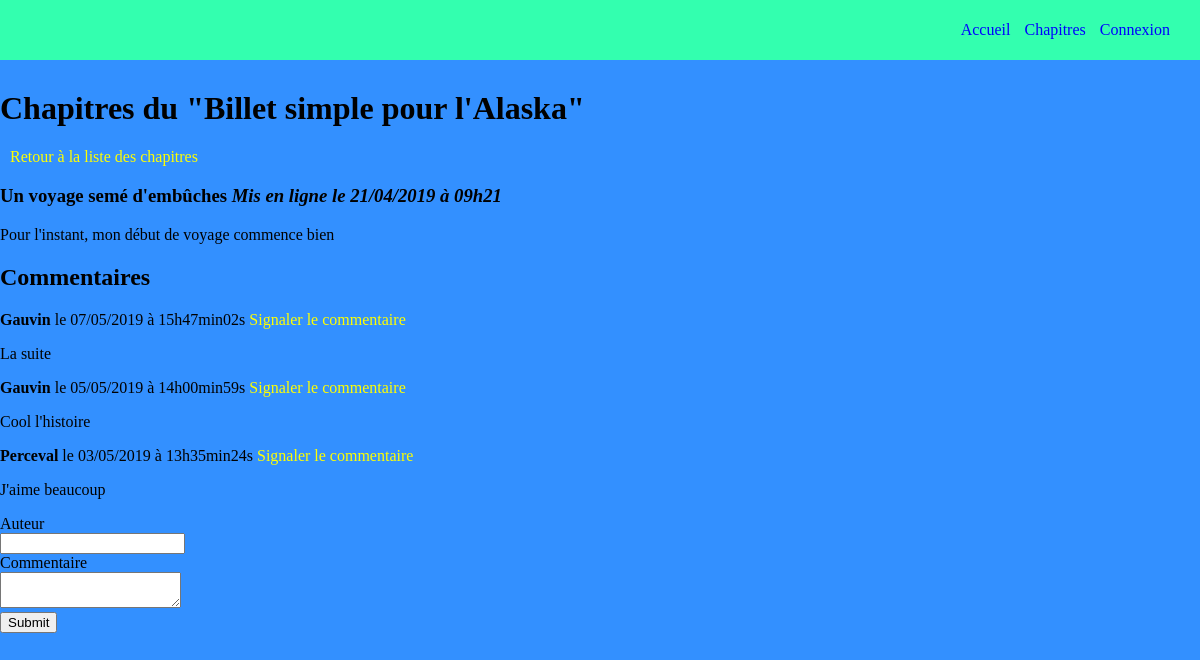
Before: /index.php?action=post&id=2 with the older database file.
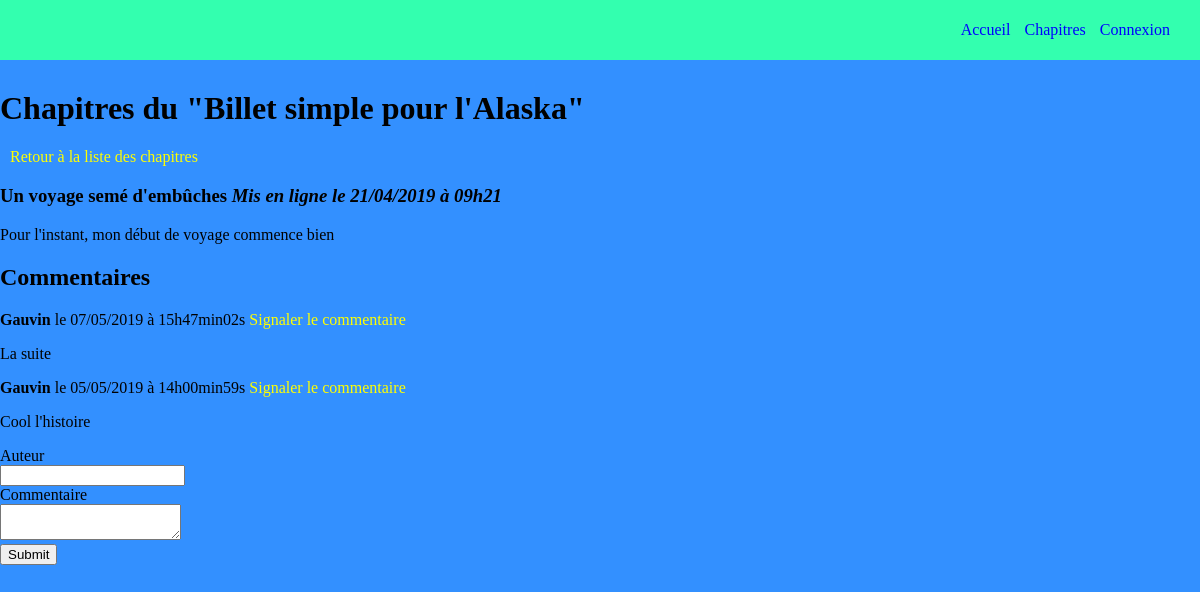
After: the same page with the newer database file.
### tables this page shows
CREATE TABLE IF NOT EXISTS `comments` (
  `id` int(11) NOT NULL AUTO_INCREMENT,
  `author` varchar(255) NOT NULL,
  `comment` text NOT NULL,
  `report` tinyint(1) NOT NULL DEFAULT '0',
  `date_comment` datetime NOT NULL,
  `FK_post` int(11) NOT NULL,
  PRIMARY KEY (`id`)
);

### controller/Comment_frontend.php (called while the page is built, shortened)
<?php
require_once('model/CommentConnexion.php');
class CommentController
	{
	public function listComment()
	{
		$postManager = new \OpenClassrooms\projetopenclassroom\model\ChapterConnexion();
		$commentManager = new \OpenClassrooms\projetopenclassroom\model\CommentConnexion();
		$post = $postManager->getPost($_GET['id']);
		$comments = $commentManager->getComments($_GET['id']);
		require('view/Chapter.php');
	}
}

### model/ChapterConnexion.php (called while the page is built, shortened)
<?php
class ChapterConnexion extends Connexion
{
	public function getPost($postId)
	{
		$db = $this->dbConnect();
		$req = $db->prepare('SELECT id, title, content, DATE_FORMAT(date_hours, \'%d/%m/%Y à %Hh%i\') AS date_fr FROM post WHERE id = ?');
		$req->execute(array($postId));
		$post = $req->fetch();
		return $post;
	}
}

### model/CommentConnexion.php (called while the page is built, shortened)
<?php
class CommentConnexion extends Connexion
{
	public function getComments($postId)
	{
		$db = $this->dbConnect();
		$comments = $db->prepare('SELECT id, author, comment, DATE_FORMAT(date_comment, \'%d/%m/%Y à %Hh%imin%ss\') AS date_comment_fr FROM comments WHERE FK_post = ? ORDER BY date_comment DESC');
		$comments->execute(array($postId));
		return $comments;
	}
}

### view/Chapter.php (the view, shortened to what this page needs)
<?php require('header.php'); ?>
<h1> Chapitres du "Billet simple pour l'Alaska" </h1>
<p class="prev_page"><a href="index.php"> Retour à la liste des chapitres</a></p>
<div class="chapter">
	<h3>
		<?= htmlspecialchars($post['title']) ?>
		<em> Mis en ligne le <?= $post['date_fr'] ?></em>
	</h3>
	<p>
		<?= nl2br($post['content']) ?>
	</p>
</div>
<div class ="commentaires">
    <h2>Commentaires</h2>
    <?php
    while ($comment = $comments->fetch())
    {
    ?>
        <p><strong><?= htmlspecialchars($comment['author']) ?></strong> le <?= $comment['date_comment_fr'] ?> <a href="index.php?action=signalComment&amp;id=<?= $comment['id'] ?>&amp;post=<?= $_GET['id'] ?>"> Signaler le commentaire</a>
        <p><?= nl2br(htmlspecialchars($comment['comment'])) ?></p>
    <?php
    }
    ?>
    <form action="index.php?action=addComment&amp;id=<?= $post['id'] ?>" method="post">
        <div>
            <label for="author"> Auteur</label><br />
            <input type="text" id="author" name="author" />
        </div>
        <div>
            <label for="comment">Commentaire</label><br />
            <textarea id="comment" name="comment"></textarea>
        </div>
        <div>
            <input type="submit" />
        </div>
    </form>
</div>
<?php require('template.php'); ?>

Changed rows visible on the page:
removed comments: author "Perceval", date_comment_fr "03/05/2019 à 13h35min24s", comment "J'aime beaucoup"
